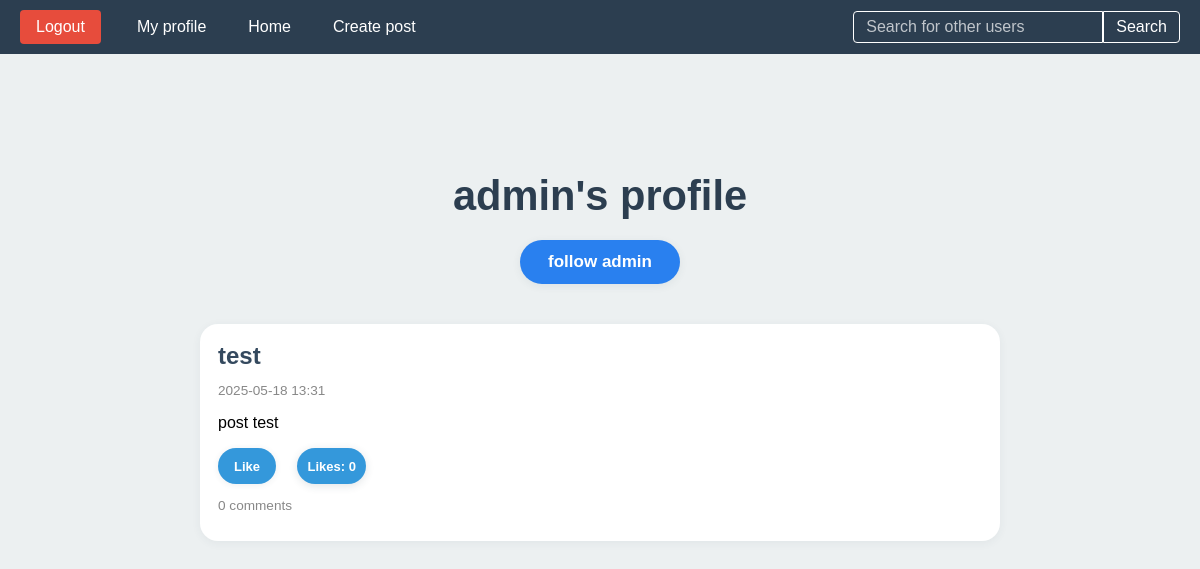
The app's page /profile/3, older data.
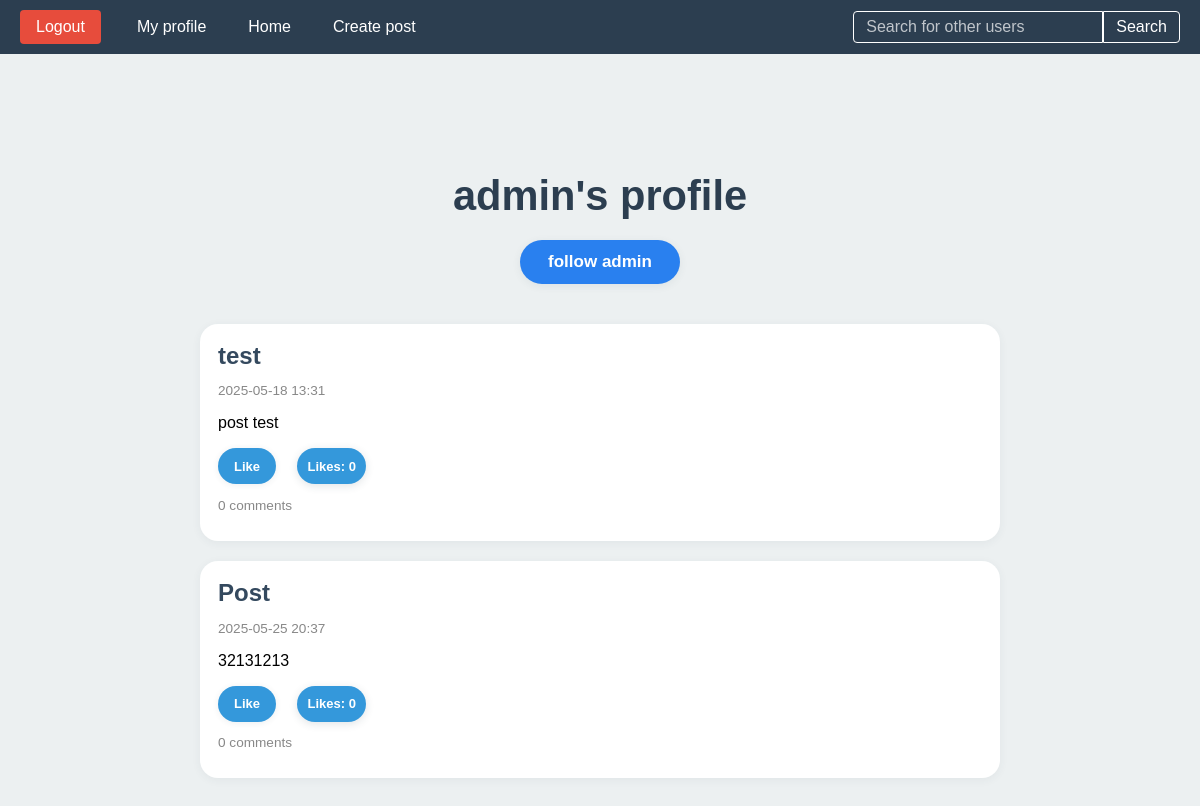
The same page, newer data.
### profiles/models.py (models this page shows, shortened)
class Profile(models.Model):
    user = models.OneToOneField(User, on_delete=models.CASCADE)
    follows = models.ManyToManyField("self", related_name='followers', blank=True,symmetrical=False)
    bio = models.TextField(blank=True)

### post/models.py (models this page shows, shortened)
class Post(models.Model):
    user = models.ForeignKey(User, on_delete=models.CASCADE)
    title = models.CharField(max_length= 250)
    likes = models.ManyToManyField(User, related_name='Post_likes')
    slug = models.SlugField(null = False,default='')
    content = models.TextField(null=False)
    date_posted = models.DateTimeField(auto_now_add=True)
    class Meta:
        unique_together = ('user', 'slug')
    def get_absolute_url(self):
        return reverse('post_detail', kwargs={'id':self.id, 'slug': self.slug})

### profiles/views.py (the view, shortened to what this page needs)
# urls.py: path('profile/<int:id>',profile, name='profile'),
def profile(request,id):
    users_profile = Profile.objects.get(id = id)
    posts = Post.objects.filter(user = users_profile.user)
    return render(request, 'profile.html',{'profile':users_profile,'posts':posts})

### templates/profile.html (shortened to what this page needs)
{% extends "base.html" %}
{% load static %}
{% block head %}
    <link rel="stylesheet" href="{% static 'profile.css' %}">
    <link rel="stylesheet" href="{% static 'likes.css' %}">
{% endblock %}
{% block content %}
    <div class="home-container">
        <h1>{{ profile.user.username }}'s profile</h1>
        <form method="POST" class="follow-form">
            {% if profile in user.profile.follows.all %}
                <button name="follow" value="unfollow" type="submit" class="follow-btn unfollow">
                    unfollow {{ profile.user.username }}
                </button>
            {% else %}
                <button name="follow" value="follow" type="submit" class="follow-btn follow">
                    follow {{ profile.user.username }}
                </button>
            {% endif %}
        </form>
        {% if posts %}
            <div class="posts-container">
                {% for post in posts %}
                    <div class="post-card">
                        <h2 class="post-title">
                            <a href="{{ post.get_absolute_url }}">{{ post.title }}</a>
                        </h2>
                        <p class="post-date">{{ post.date_posted|date:"Y-m-d H:i" }}</p>
                        <p>{{ post.content }}</p>
                        <form method="post" action="{% url 'like_post' post.id %}" style="display:inline;">
                            {% if user in post.likes.all %}
                                <button type="submit" class="unlike-btn">Unlike</button>
                            {% else %}
                                <button type="submit" class="like-btn">Like</button>
                            {% endif %}
                            <span class="likes-badge" id="likes-badge-{{ post.id }}">Likes: {{ post.likes.count }}</span>
                        </form>
                        {% if post.comment_set %}
                            <p class="post-author">{{ post.comment_set.count }} comments</p>
                        {% else %}
                            <p class="post-author">This post has no comments yet. Be the first to comment!</p>
                        {% endif %}
                    </div>
                {% endfor %}
            </div>
        {% else %}
            <div class="empty-state">
                <p>He hasn't written any posts yet.</p>
            </div>
        {% endif %}
    </div>
{% endblock %}

### templates/base.html (shortened to what this page needs)
{% load static %}
<!DOCTYPE html>
<html>
<head>
    <link rel="stylesheet" href="{% static 'base.css' %}">
    {% block head %}{% endblock %}
</head>
<body>
    <nav class="navbar">
        <form method="POST" action="{% url 'logout' %}">
            <button type="submit" class="logout-button">Logout</button>
        </form>
        <a href="{% url 'my_profile' %}" class="big-white-label">My profile</a>
        <a href="{% url 'homepage' %}" class="big-white-label">Home</a>
        <a href="{% url 'createPost' %}" class="big-white-label">Create post</a>
        <form method="POST" action="{% url 'search_user' %}" class="search-wrapper">
            <input type = "search" placeholder="Search for other users " name="searched" class="search-input">
            <button type="submit" class="search-button">Search</button>
        </form>
    </nav>
    <div class="content">
      {% block content %}{% endblock %}
    </div>
</body>
</html>

### static/base.css (style rules this page uses)
body { margin: 0; padding: 0; font-family: Arial, sans-serif; display: flex; flex-direction: column; min-height: 100vh; background-color: #f5f6fa; }
.navbar { position: relative; display: flex; align-items: center; background-color: #2C3E50; padding: 10px 20px; box-sizing: border-box; }
.logout-button { background-color: #e74c3c; color: #fff; border: none; padding: 8px 16px; margin-right: 10px; border-radius: 4px; font-size: 16px; cursor: pointer; transition: background 0.3s, transform 0.2s; }
.big-white-label { background: none; color: #fff; text-decoration: none; border: none; padding: 8px 16px; margin-left: 10px; font-size: 16px; cursor: pointer; transition: color 0.3s, transform 0.2s; }
.search-wrapper { position: absolute; right: 20px; top: 50%; transform: translateY(-50%); display: flex; align-items: center; }
.search-input { background: none; border: 1px solid #fff; padding: 6px 12px; border-radius: 4px 0 0 4px; color: #fff; font-size: 16px; outline: none; width: 250px; }
.search-input::placeholder { color: rgba(255,255,255,0.7); }
.search-button { background: none; color: #fff; border: 1px solid #fff; padding: 6px 12px; border-radius: 0 4px 4px 0; font-size: 16px; cursor: pointer; }
.content { flex: 1; padding: 30px; background-color: #ecf0f1; box-sizing: border-box; }

### static/profile.css (style rules this page uses)
.home-container { max-width: 800px; margin: 40px auto; padding: 20px; position: relative; text-align: center; }
.home-container h1 { text-align: center; color: #2c3e50; margin-bottom: 20px; display: block; font-size: 2.6rem; font-weight: bold; }
.follow-form { display: flex; justify-content: center; margin-bottom: 40px; }
.follow-btn { padding: 12px 28px; border-radius: 22px; font-size: 17px; border: none; cursor: pointer; font-weight: bold; transition: background 0.3s, color 0.3s, box-shadow 0.3s; box-shadow: 0 2px 8px rgba(52,73,94,0.08); }
.follow-btn.follow { background: #2980ef; color: white; }
.posts-container { margin-top: 30px; display: flex; flex-direction: column; gap: 20px; }
.post-card { background-color: #fff; border-radius: 18px; box-shadow: 0 2px 10px rgba(44, 62, 80, 0.06); padding: 18px; text-align: left; margin-bottom: 0; }
.post-card h2 { margin: 0 0 10px; color: #34495e; }
.post-card .post-title a { color: inherit; text-decoration: none; display: block; }
.post-card p { overflow-wrap: break-word; white-space: pre-wrap; }
.post-author, .post-date { font-size: 0.85em; color: #888; margin-bottom: 10px; }

### static/likes.css (style rules this page uses)
.like-btn, .unlike-btn { padding: 6px 16px; border-radius: 22px; font-size: 13px; border: none; cursor: pointer; font-weight: 600; margin-right: 10px; transition: background 0.25s, color 0.25s; box-shadow: 0 1px 6px rgba(44, 62, 80, 0.09); color: #fff; height: 36px; display: inline-flex; align-items: center; }
.like-btn { background: #3498db; }
.likes-badge { display: inline-flex; align-items: center; justify-content: center; min-width: 24px; height: 36px; padding: 0 10px; background: #3498db; color: #fff; font-weight: 700; border-radius: 18px; font-size: 13px; margin-left: 7px; box-shadow: 0 2px 8px rgba(44, 62, 80, 0.14); transition: transform 0.18s cubic-bezier(0.43,1.65,0.49,1.03); user-select: none; }

Row changes from the older to the newer data that the page shows:
added Post: title "Post", date_posted "2025-05-25 20:37", content "32131213", shows "Like", likes.count "0", comment_set.count "0"
